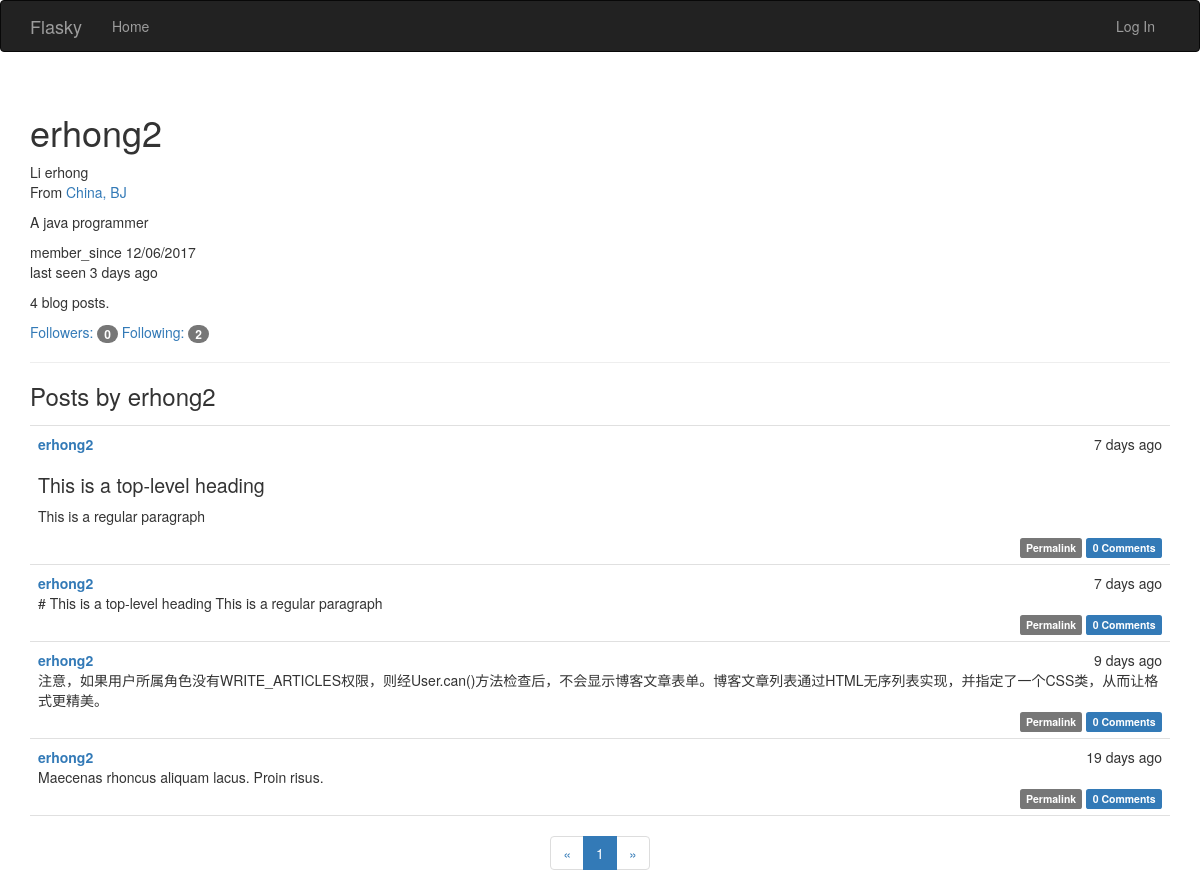
Before: /user/erhong2 with the older database file.
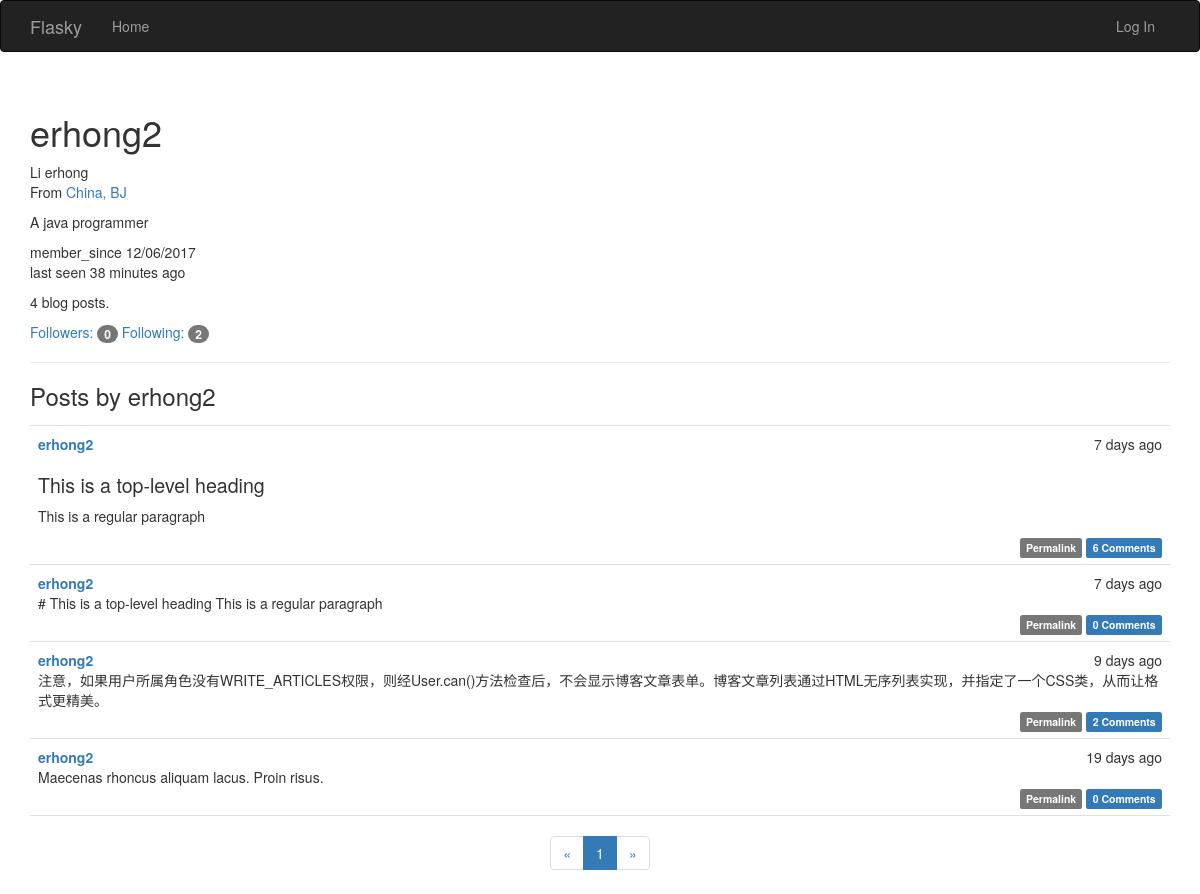
After: the same page with the newer database file.
### app/models.py (models this page shows, shortened)
class User(UserMixin, db.Model):
    __tablename__ = 'users'
    id = db.Column(db.Integer, primary_key=True)
    email = db.Column(db.String(64), unique=True, index=True)
    username = db.Column(db.String(32), unique=True, index=True)
    password_hash = db.Column(db.String(128))
    confirmed = db.Column(db.Boolean, default=False)
    name = db.Column(db.String(64))
    location = db.Column(db.String(64))
    about_me = db.Column(db.Text())
    member_since = db.Column(db.DateTime(), default=datetime.utcnow)
    last_seen = db.Column(db.DateTime(), default=datetime.utcnow)
    role_id = db.Column(db.Integer, db.ForeignKey('roles.id'))
    posts = db.relationship('Post', backref='author', lazy='dynamic')
    followed = db.relationship('Follow',
                                foreign_keys=[Follow.follower_id],
                                backref=db.backref('follower', lazy='joined'),
                                lazy='dynamic',
                                cascade='all, delete-orphan')
    followers = db.relationship('Follow',
                                foreign_keys=[Follow.followed_id],
                                backref=db.backref('followed', lazy='joined'),
                                lazy='dynamic',
                                cascade='all, delete-orphan')
    comments = db.relationship('Comment', backref='author', lazy='dynamic')
    def can(self, permissions):
        return self.role is not None and \
                (self.role.permissions & permissions)
    def is_administrator(self):
        return self.can(Permission.ADMINISTER)
    @property
    def password(self):
        raise AttributeError('password is not a readable attribute')

class Post(db.Model):
    __tablename__ = 'posts'
    id = db.Column(db.Integer, primary_key=True)
    body = db.Column(db.Text)
    timestamp = db.Column(db.DateTime, index=True, default=datetime.utcnow)
    author_id = db.Column(db.Integer, db.ForeignKey('users.id'))
    body_html = db.Column(db.Text)
    comments = db.relationship('Comment', backref='post', lazy='dynamic')

### app/main/views.py (the view)
@main.route('/user/<username>')
def user(username):
    user = User.query.filter_by(username=username).first_or_404()
    page = request.args.get('page', 1, type=int)
    pagination = user.posts.order_by(Post.timestamp.desc()).paginate(
            page, per_page=current_app.config['FLASKY_POSTS_PER_PAGE'],
            error_out=False)
    posts = pagination.items
    return render_template('user.html', user=user, posts=posts,
            pagination=pagination)

### app/auth/views.py (called while the page is built)
@auth.before_app_request
def before_request():
    if current_user.is_authenticated:
        current_user.ping()
        if not current_user.confirmed \
            and request.endpoint \
            and request.endpoint[:5] != 'auth.' \
            and request.endpoint != 'static':
                return redirect(url_for('auth.unconfirmed'))

### app/main/__init__.py (called while the page is built)
@main.app_context_processor
def inject_permissions():
    return dict(Permission=Permission)

### app/models.py (called while the page is built)
    def can(self, permissions):
        return False

    def is_administrator(self):
        return False

### app/templates/user.html (shortened to what this page needs)
{% extends "base.html" %}
{% import "_macros.html" as macros %}
{% block page_content %}
<div class="page-header">
    <h1>{{ user.username }}</h1>
    {% if user.name or user.location %}
        <p>
        {% if user.name %} {{user.name}} {% endif %}
        {% if user.location %}
            <br>
            From <a href="http://maps.baidu.com/?q={{ user.location }}"> {{ user.location }}</a>
        {% endif %}
        </p>
    {% endif %}
    {% if user.about_me %}
    <p>{{user.about_me}}</p>
    {% endif %}
    <p>
        member_since {{moment(user.member_since).format('L')}}
    <br>
        last seen {{moment(user.last_seen).fromNow()}}
    </p>
    <p>{{ user.posts.count() }} blog posts.</p>
    <a href="{{url_for('main.followers', username=user.username)}}">
        Followers: <span class="badge"> {{user.followers.count() - 1}}</span>
    </a>
    <a href="{{url_for('main.followed_by', username=user.username)}}">
        Following: <span class="badge"> {{user.followed.count() - 1}}</span>
    </a>
</div>
<h3>Posts by {{ user.username }}</h3>
{% include "_posts.html" %}
<div class="pagination">
    {{ macros.pagination_widget(pagination, "main.index") }}
</div>
{% endblock %}

### app/templates/base.html (shortened to what this page needs)
{% extends "bootstrap/base.html" %}
{% block head %}
{{ super() }}
<link rel="stylesheet" href="{{ url_for('static', filename='styles.css') }}" type="text/css">
{% endblock %}
{% block navbar %}
<div class="navbar navbar-inverse" role="navigation">
    <div class="container">
        <div class="navbar-header">
            <a class="navbar-brand" href="{{ url_for('main.index') }}">Flasky</a>
        </div>
        <div class="navbar-collapse collapse">
            <ul class="nav navbar-nav">
                <li><a href="{{ url_for('main.index') }}">Home</a></li>
            </ul>
            <ul class="nav navbar-nav navbar-right">
                {% if current_user.is_authenticated %}
                <li class="dropdown">
                    <a class="dropdown-toggle" data-toggle="dropdown" href="#">Account <b class="caret"></b></a>
                    <ul class="dropdown-menu">
                        <li><a href="{{ url_for('auth.change_password') }}">Change Password</a></li>
                        <li><a href="{{ url_for('auth.change_email_request') }}">Change Email</a></li>
                        <li><a href="{{ url_for('auth.logout') }}">Log Out</a></li>
                    </ul>
                </li>
                {% else %}
                <li><a href="{{ url_for('auth.login') }}">Log In</a></li>
                {% endif %}
            </ul>
        </div>
    </div>
</div>
{% endblock %}
{% block content %}
<div class="container">
    {% block page_content %}{% endblock %}
</div>
{% endblock %}

### app/templates/_macros.html
{% macro pagination_widget(pagination, endpoint) %}
<ul class="pagination">
    <li{% if not pagination.has_prev %} class="disalbed"{% endif %}>
        <a href="{%if pagination.has_prev%}{{ url_for(endpoint,
            page=pagination.page - 1, **kwargs) }}{% else %}#{% endif %}">
            &laquo;
        </a>
    </li>
    {% for page in pagination.iter_pages() %}
        {% if page %}
            {% if page == pagination.page %}
                <li class="active">
                    <a href="{{ url_for(endpoint, page=page, **kwargs) }}">{{ page }}</a>
                </li>
            {% else %}
                <li>
                    <a href="{{ url_for(endpoint, page=page, **kwargs) }}">{{ page }}</a>
                </li>
            {% endif %}
        {% else %}
            <li class="disabled"><a href="#">&hellip;</li>
        {% endif %}
    {% endfor %}
    <li{% if not pagination.has_next %} class="disalbed"{% endif %}>
        <a href="{%if pagination.has_next%}{{ url_for(endpoint,
            page=pagination.page + 1, **kwargs) }}{% else %}#{% endif %}">
            &raquo;
        </a>
    </li>
</ul>
{% endmacro %}

### app/templates/_posts.html (shortened to what this page needs)
<ul class="posts">
    {% for post in posts %}
    <li class="post">
        <div class="post-date">{{ moment(post.timestamp).fromNow() }}</div>
        <div class="post-author">
            <a href="{{ url_for('main.user', username=post.author.username) }}">
            {{ post.author.username }}
            </a>
        </div>
            <div class="post-body">
            {% if post.body_html %}
                {{ post.body_html | safe }}
            {% else %}
                {{ post.body }}
            {% endif %}
            </div>
            <div class="post-footer">
                <a href="{{ url_for('main.post', id=post.id) }}">
                    <span class="label label-default">Permalink</span>
                </a>
                <a href="{{ url_for('main.post', id=post.id) }}#comments">
                    <span class="label label-primary">
                        {{ post.comments.count() }} Comments
                    </span>
                </a>
            </div>
    </li>
    {% endfor %}
</ul>

### app/static/styles.css (style rules this page uses)
ul.posts { list-style-type: none; padding: 0px; margin: 16px 0px 0px 0px; border-top: 1px solid #e0e0e0; }
ul.posts li.post { padding: 8px; border-bottom: 1px solid #e0e0e0; }
div.post-date { float: right; }
div.post-author { font-weight: bold; }
div.post-footer { text-align: right; }
div.pagination { width: 100%; text-align: center; padding: 0px; margin: 0px; }
.post-body h1 { font-size: 140%; }

Changed rows visible on the page:
changed User "erhong2": last_seen "3 days ago" → "38 minutes ago"
computed for Post "This is a top-level heading This is a regular paragraph": comments.count "0" → "6"
computed for Post "9 days ago": comments.count "0" → "2"
